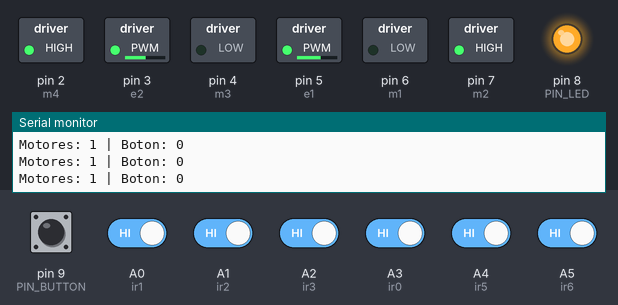
The sketch below on a simulated Arduino Uno, built with avr-gcc and run on an emulated ATmega328P. Shown: switched loads named in the sketch (green lamp = pin HIGH), output pins drawn as LEDs (lit = HIGH), the last lines printed to the serial monitor. Dashed ring = blinking. The test bench sets the inputs (shaded band); at power-on: A0 (ir1), A1 (ir2), A2 (ir3), A3 (ir0), A4 (ir5), A5 (ir6), pin 9 (PIN_BUTTON) HIGH.

Above: at 1.2 s.
1.3 s: pin 9 (PIN_BUTTON) pulled LOW for 0.15 s
At 2.42 s:
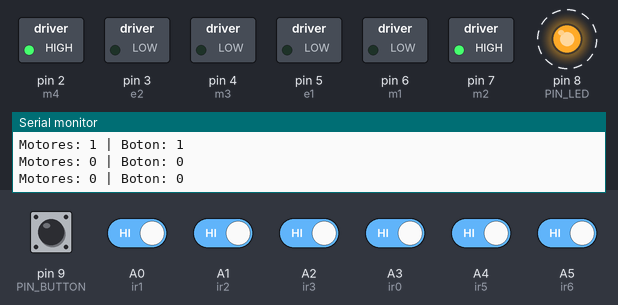
4.4 s: pin 9 (PIN_BUTTON) pulled LOW for 1 s
At 5.22 s:
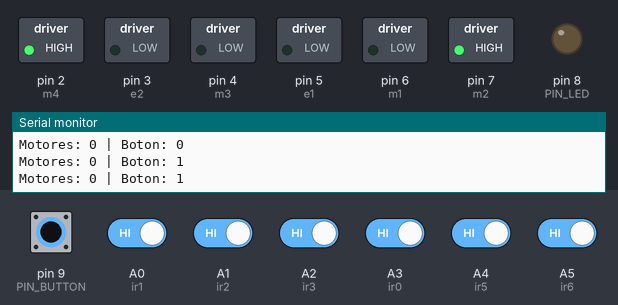
7.3 s: A0 (ir1) driven LOW
At 7.9 s:
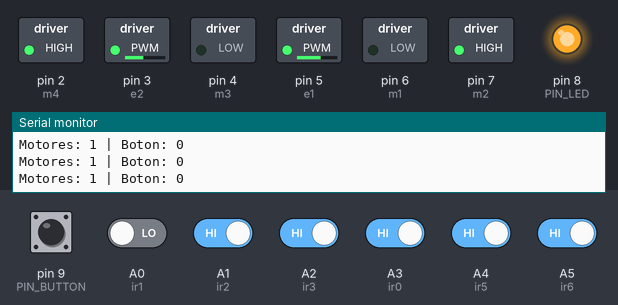
8.9 s: A4 (ir5) driven LOW
At 10.2 s:
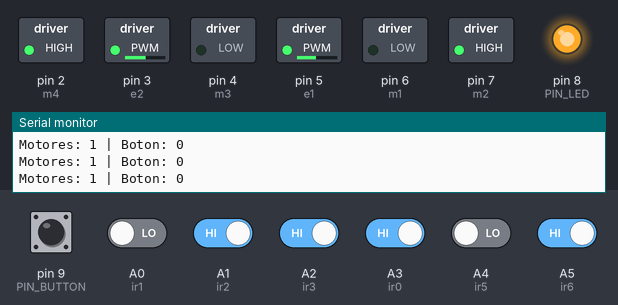
10.5 s: A3 (ir0) driven LOW
At 11.7 s:
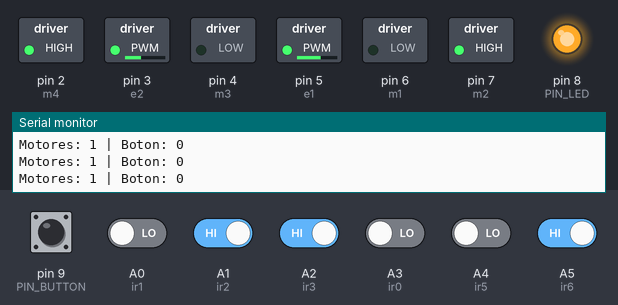
12.1 s: A3 (ir0) driven HIGH
At 13.1 s:
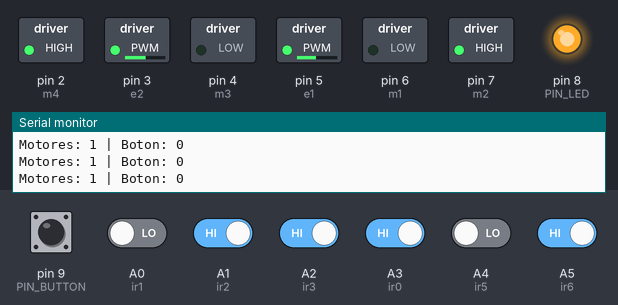
Timing chart, 0 to 14.7 s (numbered marks = the images above; inputs shaded):
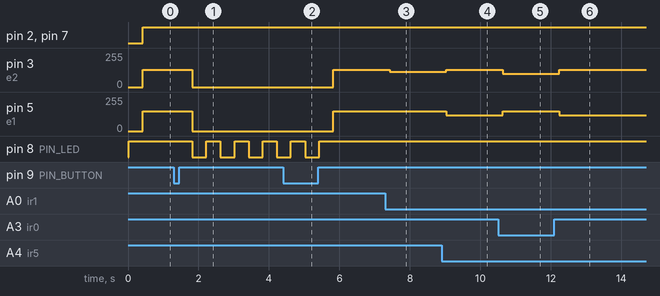

The sketch:

sketch_jul28a_copy_20240729123830.ino
```cpp
// Definiciones de pines de motores
#define m1 6  // Right Motor PIN_MOTOR_R_1
#define m2 7  // Right Motor PIN_MOTOR_R_2
#define m3 4  // Left Motor PIN_MOTOR_L_1
#define m4 2  // Left Motor PIN_MOTOR_L_2
#define e1 5  // Right Motor Enable PIN_MOTOR_R_PWM
#define e2 3  // Left Motor Enable PIN_MOTOR_L_PWM

// Definiciones de pines de sensores
#define ir0 17
#define ir1 A0
#define ir2 A1
#define ir3 A2
#define ir4 A3
#define ir5 A4
#define ir6 A5
#define ir7 18

// Variable de velocidad
int velocidad = 150; // Puedes ajustar la velocidad entre 0 y 255

const int PIN_BUTTON = 9;

const int PIN_LED = 8;
bool button_state;

bool state = false;

struct MotorWeight
{
  int right;
  int left;
};

bool blink = true;

//MotorWeight motorWeights = MotorWeight():

void setup() {
  Serial.begin(9600);
  Serial.println("STARTING SERIAL");
  Serial.println("==========================================");

  // Configuración de pines de motores
  pinMode(m1, OUTPUT);
  pinMode(m2, OUTPUT);
  pinMode(m3, OUTPUT);
  pinMode(m4, OUTPUT);
  pinMode(e1, OUTPUT);
  pinMode(e2, OUTPUT);

  // Configuración de pines de sensores
  pinMode(ir0, INPUT);
  pinMode(ir1, INPUT);
  pinMode(ir2, INPUT);
  pinMode(ir3, INPUT);
  pinMode(ir4, INPUT);
  pinMode(ir5, INPUT);
  pinMode(ir6, INPUT);
  pinMode(ir7, INPUT);

  pinMode(PIN_BUTTON, INPUT_PULLUP);
  pinMode(PIN_LED, OUTPUT);

  button_state = !digitalRead(PIN_BUTTON);
}

void loop() {
  // Lectura de valores de sensores
  int s0 = digitalRead(ir0);  // Left Most Sensor
  int s1 = digitalRead(ir1);  // Left Sensor
  int s2 = digitalRead(ir2);  // Left Center Sensor
  int s3 = digitalRead(ir3);  // Center Left Sensor
  int s4 = digitalRead(ir4);  // Center Right Sensor
  int s5 = digitalRead(ir5);  // Right Center Sensor
  int s6 = digitalRead(ir6);  // Right Sensor
  int s7 = digitalRead(ir7);  // Right Most Sensor

  Serial.print("Motores: ");
  Serial.print(state);
  Serial.print(" | Boton: ");
  Serial.println(!button_state);

  if(state)
  {
    int rightSpeed = velocidad;
    int leftSpeed = velocidad - 20;

    digitalWrite(PIN_LED, HIGH);

    digitalWrite(m1, LOW);
    digitalWrite(m2, HIGH);
    digitalWrite(m3, LOW);
    digitalWrite(m4, HIGH);

    if(s0 == 0)
    {
      leftSpeed -= 30;
    }
    else if(s7 == 0)
    {
      rightSpeed -= 30;
    }
    else if(s1 == 0 || s2 == 0)
    {
      leftSpeed -= 15;
    }
    else if(s5 == 0 || s6 == 0)
    {
      rightSpeed -= 15;
    }

    analogWrite(e1, rightSpeed);
    analogWrite(e2, leftSpeed);
  }
  else
  {
    analogWrite(e1, 0);
    analogWrite(e2, 0);
    digitalWrite(PIN_LED, blink);
    blink = !blink;
    delay(200);
  }

  //digitalWrite(PIN_LED, state);

  if(!button_state  && digitalRead(PIN_BUTTON))
  {
    state = !state;
  }

  button_state = digitalRead(PIN_BUTTON);

  delay(200);
}
```

Measured:
- after the input at 1.3 s, pin 3 (e2): 130/255 → 0/255 after 0.52 s; pin 5 (e1): 150/255 → 0/255 after 0.52 s; pin 8 (PIN_LED): alternates HIGH for 0.40 s and LOW for 0.40 s, starting after 0.52 s
- after the input at 4.4 s, pin 3 (e2): 0/255 → 130/255 after 1.4 s; pin 5 (e1): 0/255 → 150/255 after 1.4 s; pin 8 (PIN_LED): goes on until 5.4 s, then stays HIGH
- after the input at 7.3 s, pin 3 (e2): 130/255 → 115/255 after 0.13 s
- after the input at 8.9 s, pin 3 (e2): 115/255 → 130/255 after 0.13 s; pin 5 (e1): 150/255 → 120/255 after 0.13 s
- after the input at 10.5 s, pin 3 (e2): 130/255 → 100/255 after 0.14 s; pin 5 (e1): 120/255 → 150/255 after 0.14 s
- after the input at 12.1 s, pin 3 (e2): 100/255 → 130/255 after 0.14 s; pin 5 (e1): 150/255 → 120/255 after 0.14 s
